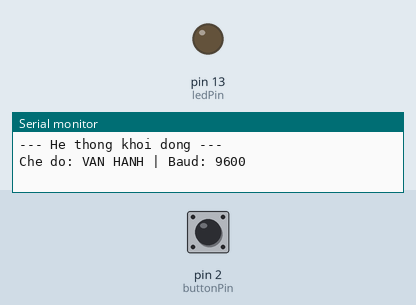
This sketch was run on a simulated Arduino Uno, built with avr-gcc and run on an emulated ATmega328P. Shown: output pins drawn as LEDs (lit = HIGH), the last lines printed to the serial monitor. Inputs (shaded band) come from the test bench; at power-on: pin 2 (buttonPin) HIGH.

Above: at 1.2 s.
1.3 s: pin 2 (buttonPin) pulled LOW for 3.2 s
6.0 s: pin 2 (buttonPin) pulled LOW for 0.15 s
At 7.77 s:
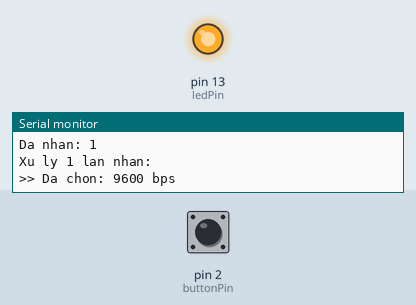
9.1 s: pin 2 (buttonPin) pulled LOW for 1 s
At 12.2 s:
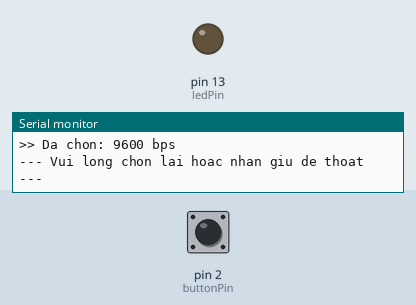
13.1 s: pin 2 (buttonPin) driven LOW
16.1 s: pin 2 (buttonPin) driven HIGH
17.6 s: pin 2 (buttonPin) pulsed LOW 5 times (0.12 s each, 0.3 s apart)
Timing chart, 0 to 22.4 s (numbered marks = the images above; inputs shaded):
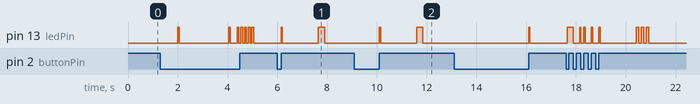

Measured:
- after the input at 6.0 s, pin 13 (ledPin): LOW → HIGH after 0.15 s, → LOW 0.05 s later, → HIGH 1.5 s later, → LOW 0.25 s later
- after the input at 9.1 s, pin 13 (ledPin): LOW → HIGH after 1.0 s, → LOW 0.05 s later, → HIGH 1.5 s later, → LOW 0.25 s later
- after the input at 13.1 s, every drawn part: stays the same

The sketch:

sketch_uart_bai2.ino
```cpp
const int buttonPin = 2;
const int ledPin = 13;
const long longPressDuration = 3000;
const long clickTimeout = 1500;
const int debounceDelay = 50;

enum Mode { OPERATION, CONFIG };
Mode currentMode = OPERATION;
long currentBaudRate = 9600;
long newBaudRate = 9600;

int lastButtonState = HIGH;
unsigned long buttonPressTime = 0;
int clickCount = 0;
unsigned long lastClickTime = 0;
bool buttonIsPressed = false;
bool longPressHandled = false;

void setup() {
  pinMode(ledPin, OUTPUT);
  pinMode(buttonPin, INPUT_PULLUP);
  Serial.begin(currentBaudRate);
  Serial.println("--- He thong khoi dong ---");
  Serial.print("Che do: VAN HANH | Baud: ");
  Serial.println(currentBaudRate);
  digitalWrite(ledPin, LOW);
}

void loop() {
  int buttonState = digitalRead(buttonPin);

  if (buttonState == LOW && lastButtonState == HIGH) {
    delay(debounceDelay);
    buttonState = digitalRead(buttonPin);
    if (buttonState == LOW) {
      buttonPressTime = millis();
      buttonIsPressed = true;
      longPressHandled = false;
    }
  }

  if (buttonState == HIGH && lastButtonState == LOW) {
    if (buttonIsPressed && !longPressHandled) {
      if (currentMode == CONFIG) {
        clickCount++;
        lastClickTime = millis();
        Serial.print("Da nhan: ");
        Serial.println(clickCount);
        blinkLed(1, 50);
      }
    }
    buttonIsPressed = false;
  }

  if (buttonIsPressed && !longPressHandled && (millis() - buttonPressTime > longPressDuration)) {
    if (currentMode == OPERATION) {
      enterConfigMode();
    } else {
      exitConfigMode();
    }
    longPressHandled = true;
  }

  lastButtonState = buttonState;

  if (currentMode == OPERATION) {
    runOperationMode();
  } else {
    runConfigMode();
  }
}

void runOperationMode() {
  static unsigned long lastOpTime = 0;
  if (millis() - lastOpTime > 2000) {
    Serial.println("Dang hoat dong binh thuong...");
    digitalWrite(ledPin, HIGH);
    delay(50);
    digitalWrite(ledPin, LOW);
    lastOpTime = millis();
  }
}

void runConfigMode() {
  if (clickCount > 0 && (millis() - lastClickTime > clickTimeout)) {
    Serial.print("Xu ly ");
    Serial.print(clickCount);
    Serial.println(" lan nhan:");

    if (clickCount == 1) {
      newBaudRate = 9600;
      Serial.println(">> Da chon: 9600 bps");
      blinkLed(1, 250);
    } else if (clickCount == 2) {
      newBaudRate = 115200;
      Serial.println(">> Da chon: 115200 bps");
      blinkLed(2, 250);
    } else {
      Serial.println(">> So lan nhan khong hop le!");
      blinkLed(3, 100);
    }

    Serial.println("--- Vui long chon lai hoac nhan giu de thoat ---");
    clickCount = 0;
  }
}

void enterConfigMode() {
  currentMode = CONFIG;
  Serial.println("\n--- DA VAO CHE DO CAU HINH ---");
  Serial.println("Nhan 1 lan: 9600 | Nhan 2 lan: 115200");
  Serial.println("Nhan giu 3s de thoat.");
  blinkLed(5, 75);
  clickCount = 0;
}

void exitConfigMode() {
  currentMode = OPERATION;
  Serial.println("\n--- DA THOAT CHE DO CAU HINH ---");

  if (newBaudRate != currentBaudRate) {
    currentBaudRate = newBaudRate;
    Serial.print("Ap dung Baud Rate moi: ");
    Serial.println(currentBaudRate);
    Serial.end();
    Serial.begin(currentBaudRate);
    Serial.println("Serial da khoi dong lai!");
  }

  Serial.println("Che do: VAN HANH");
  blinkLed(2, 300);
}

void blinkLed(int count, int duration) {
  for (int i = 0; i < count; i++) {
    digitalWrite(ledPin, HIGH);
    delay(duration);
    digitalWrite(ledPin, LOW);
    delay(duration);
  }
}
```
